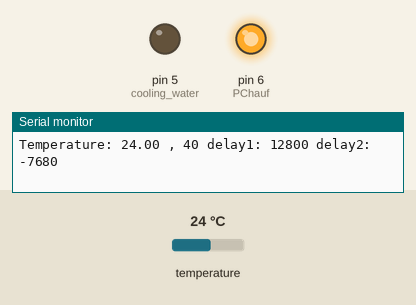
Recording of a sketch running on a simulated Arduino Uno, built with avr-gcc and run on an emulated ATmega328P. Shown: output pins drawn as LEDs (lit = HIGH), the last lines printed to the serial monitor. Inputs (shaded band) come from the test bench; at power-on: temperature 24 °C.

Above: at 3.3 s.
3.4 s: temperature set to 41 °C
At 5.2 s:
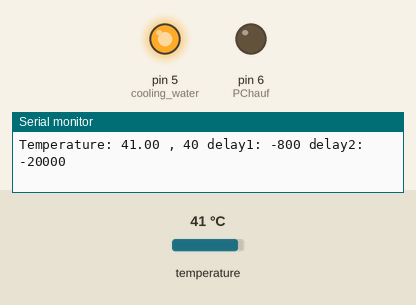
Timing chart, 0 to 6.7 s (numbered marks = the images above; inputs shaded):
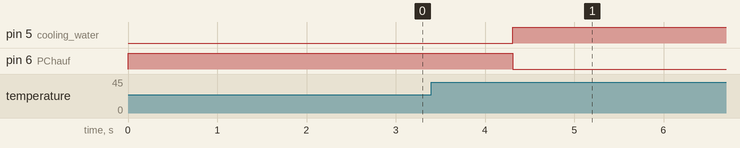

The sketch:

first_algo_to_use_the_P_regulation.ino
```cpp
/* DS18B20 1-Wire digital temperature sensor with Arduino example code. More info: https://www.makerguides.com */


// Include the required Arduino libraries:
#include <OneWire.h>
#include <DallasTemperature.h>
#define ONE_WIRE_BUS 2

int PChauf = 6;
int cooling_water = 5;
int SV = 40;//consigne
float e; //l'erreur
float Kp_chauf=0.8,Kp_cool=20;//le gain
int delay1,delay2;


// Define to which pin of the Arduino the 1-Wire bus is connected:


// Create a new instance of the oneWire class to communicate with any OneWire device:
OneWire oneWire(ONE_WIRE_BUS);

// Pass the oneWire reference to DallasTemperature library:
DallasTemperature sensors(&oneWire);

void System(String o){
  if (o=="ON"){
    digitalWrite(PChauf,HIGH);
    digitalWrite(cooling_water,LOW);
  }
  if (o=="OFF"){
    digitalWrite(PChauf,LOW);
    digitalWrite(cooling_water,HIGH);
  }
}


void setup() {
  // Begin serial communication at a baud rate of 9600:
  pinMode(PChauf,OUTPUT);
  digitalWrite(PChauf,HIGH);

  pinMode(cooling_water,OUTPUT);
  digitalWrite(cooling_water,LOW);


  Serial.begin(9600);

  // Start up the library:
  sensors.begin();
}

void loop() {
  // Send the command for all devices on the bus to perform a temperature conversion:
  sensors.requestTemperatures();

  // Fetch the temperature in degrees Celsius for device index:
  float tempC = sensors.getTempCByIndex(0); // the index 0 refers to the first device
  // Fetch the temperature in degrees Fahrenheit for device index:


  // Print the temperature in Celsius in the Serial Monitor:
  Serial.print("Temperature: ");
  Serial.print(tempC);
  Serial.print(" , ");
  Serial.print(SV);
  //Serial.print("°C"); // shows degree symbol


  e=SV-tempC;


  delay1=e*Kp_chauf*1000;
  delay2=e*Kp_cool*1000;


  //Serial.print(" the error is ");
  //Serial.print(e);
  //Serial.print(" °C ");
  Serial.print(" delay1: "); // shows degree symbol
  Serial.print(delay1);
  Serial.print(" delay2: ");
  Serial.println(delay2);

  System("ON");
  if (tempC>=SV-0.3){
    if (delay1<0){
      delay(0);
    }
    else{
      delay(delay1);
    }
    System("OFF");
    if (delay2<0){
      delay(-delay2);
    }
    else{
      delay(delay2);
    }
  }

  else{
    delay(1000);
  }


}
```

Measured:
- after the input at 3.4 s, pin 5 (cooling_water): LOW → HIGH after 0.91 s; pin 6 (PChauf): HIGH → LOW after 0.91 s
